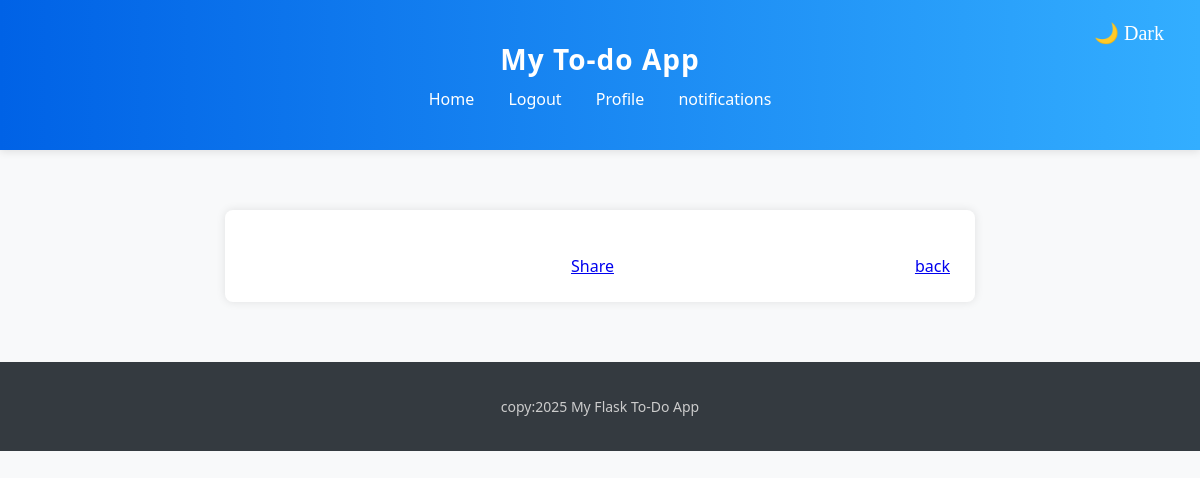
The page /description/1 (signed in) on the database as committed earlier.
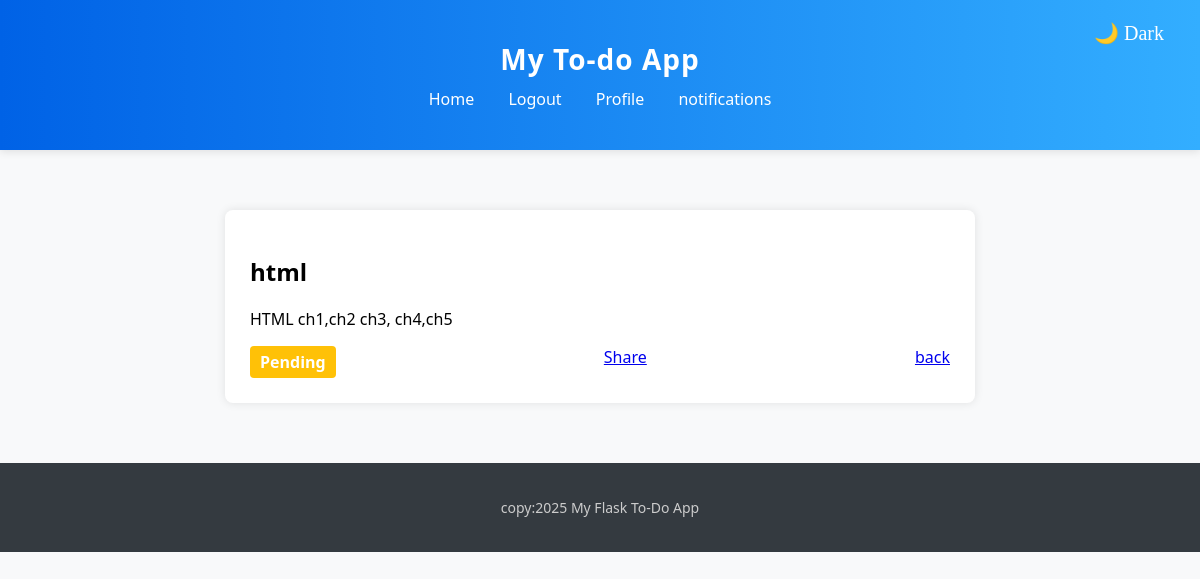
The same page on the database as committed later.
### app/models.py (models this page shows)
class Task(db.Model):
    __tablename__='task'
    id=db.Column(db.Integer, primary_key=True)
    title=db.Column(db.String(100), nullable=False)
    description=db.Column(db.String(300), nullable=False)
    status=db.Column(db.String(20), default="Pending")
    user_id = db.Column(db.Integer, db.ForeignKey('register.uid'), nullable=False)

### app/routes/tasks.py (the view)
@tasks_bp.route('/description/<int:task_id>',methods=["GET","POST"])
def description(task_id):
    if 'user_id' not in session:
        return redirect(url_for('auth.login'))
    else:
       data= Task.query.filter_by(user_id=session['user_id'],id=task_id).first()
    return render_template('description.html',data=data,task_id=task_id)

### app/templates/description.html (shortened to what this page needs)
{% extends "base.html" %}
{% block content %}
 <div class="task-box">
    <div class="details">
    <h2>{{data.title}}</h2>
    <p>{{data.description}}</p>
    </div>
    <div class="status_details" style="display: flex; justify-content: space-between;">
        <span class="badge {{data.status|lower}}">{{data.status}}</span>
        <a href="{{url_for('tasks.send_task',task_id=task_id)}}">Share</a>
        <a href="{{url_for('tasks.view_tasks')}}">back</a>
    </div>
 </div>
{% endblock %}

Rows that differ between the two databases and show on the page:
added Task: title "html", description "HTML ch1,ch2 ch3, ch4,ch5", status "Pending"
